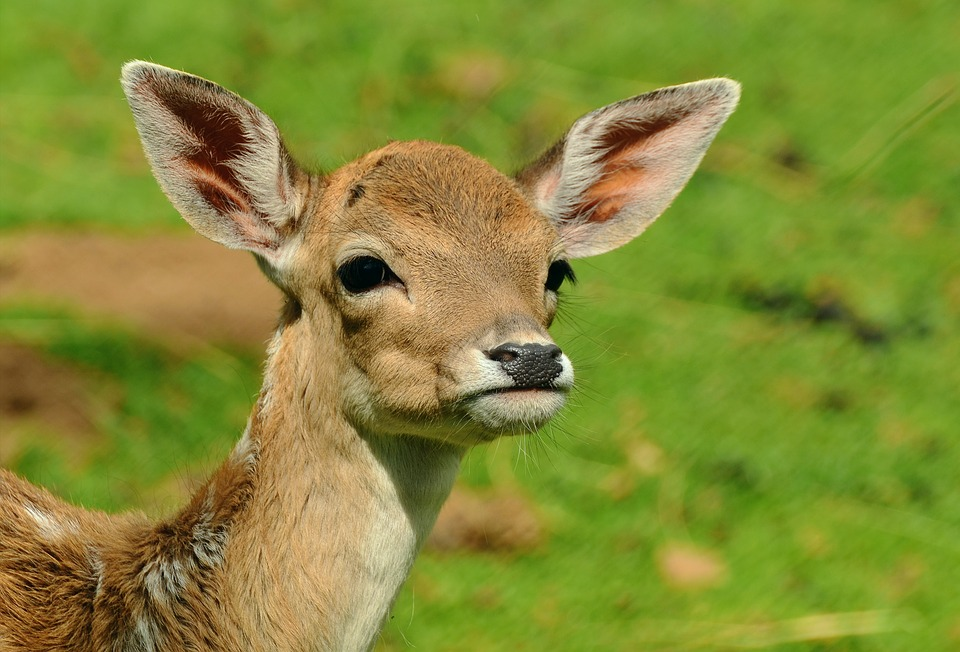
#> input picture deer.jpg, 960 x 652 px
$ python adaptive_thresholding.py --image deer.jpg
#> lines starting #> are read from the running program, lines starting #| are printed output that depends on the picture; after the words box and inside, x2 and y2 are one past the last pixel; in counts of white or black regions, pixels touching at a corner belong together
import numpy as np
import cv2
import argparse
ap=argparse.ArgumentParser()
ap.add_argument("-i","--image", required=True, help="Path to the image")
args=vars(ap.parse_args())
image= cv2.imread(args["image"])
#> image is the input picture: shape (652, 960, 3); mean B, G, R 53.6, 139, 132
image= cv2.cvtColor(image, cv2.COLOR_BGR2GRAY)
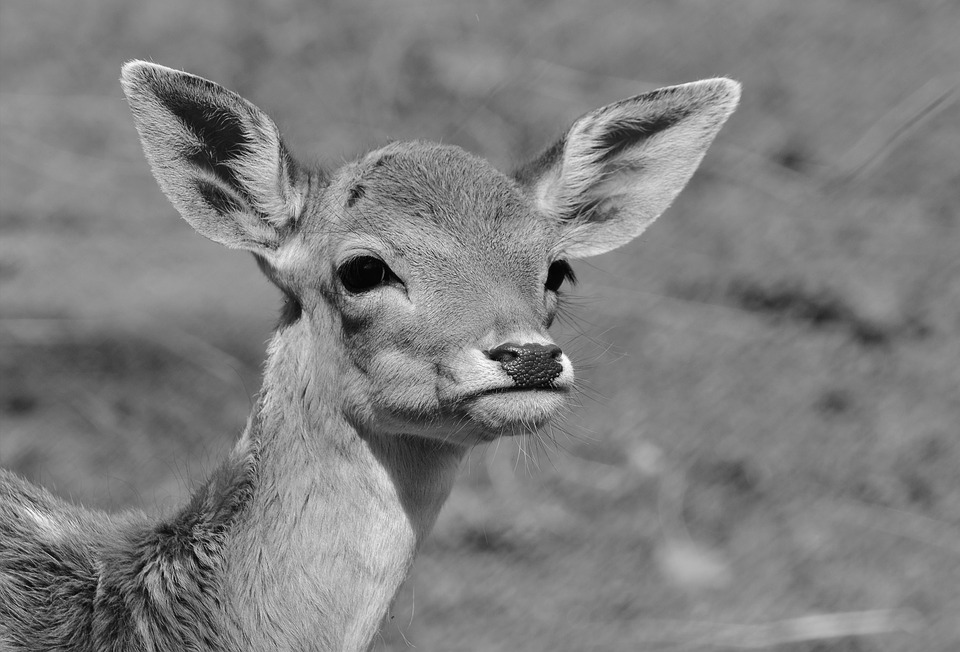
#> image: shape (652, 960); min 1, max 254, mean 127.2
blurred= cv2.GaussianBlur(image, (5,5),0)
cv2.imshow("Image",image)

thresh=cv2.adaptiveThreshold(blurred, 255,
	cv2.ADAPTIVE_THRESH_MEAN_C, cv2.THRESH_BINARY_INV, 11, 4)
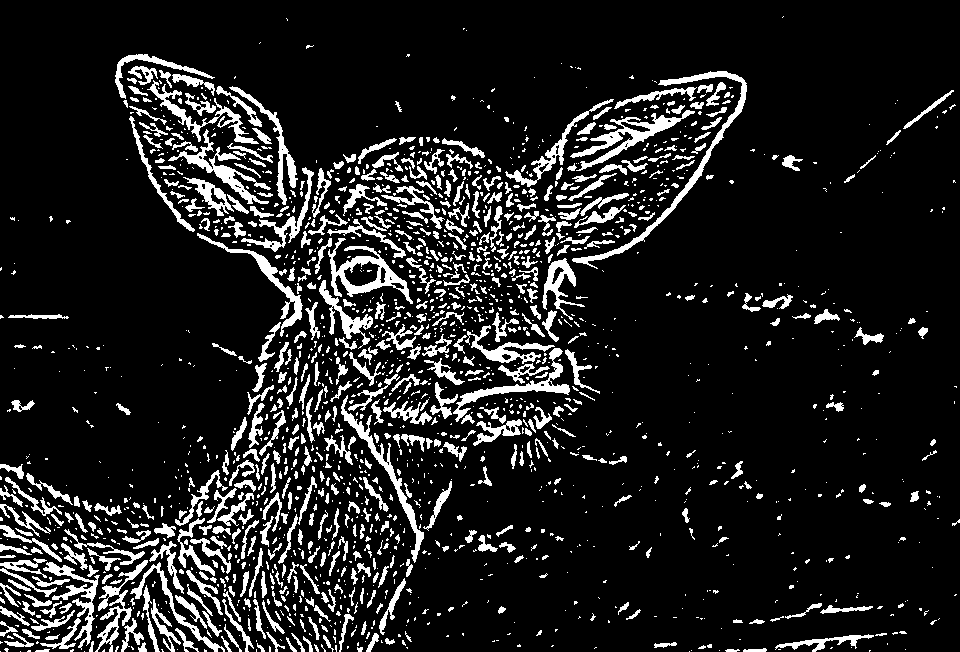
#> thresh: shape (652, 960); 12.5% white; 1878 white regions (1250 under 20 px), largest, box (x1, y1, x2, y2) and area: (572, 71, 747, 269) 1914, (570, 110, 695, 171) 1598, (328, 238, 413, 304) 1552
cv2.imshow("Mean thresh", thresh)

thresh=cv2.adaptiveThreshold(blurred, 255,
	cv2.ADAPTIVE_THRESH_GAUSSIAN_C, cv2.THRESH_BINARY_INV, 15, 3)
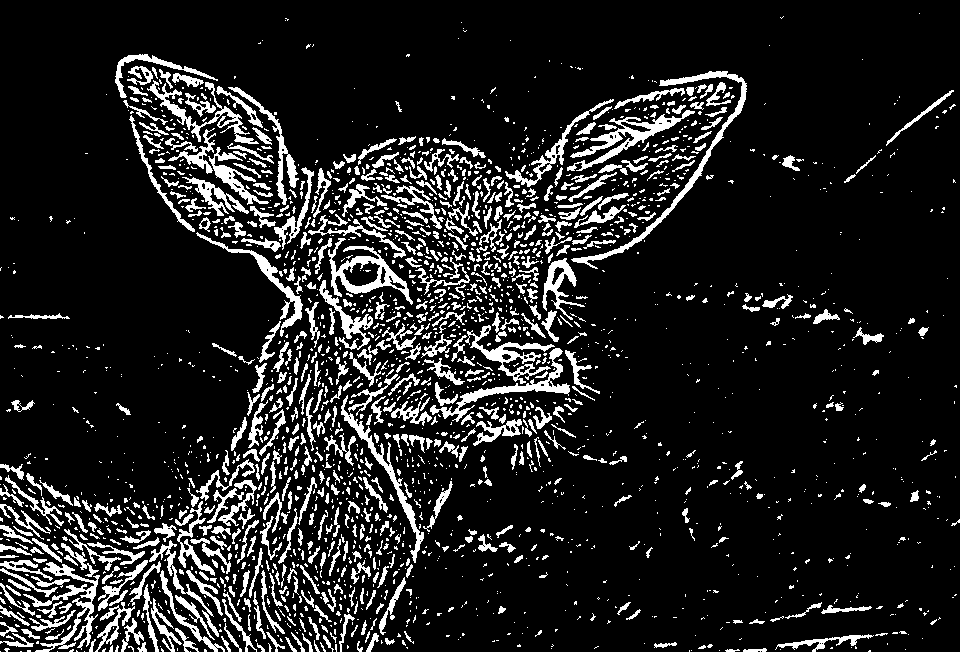
#> thresh: shape (652, 960); 13% white; 2367 white regions (1675 under 20 px), largest, box (x1, y1, x2, y2) and area: (571, 71, 747, 269) 1825, (567, 110, 695, 171) 1600, (328, 238, 413, 305) 1504
cv2.imshow("Gaussian thresh", thresh)
cv2.waitKey(0)
